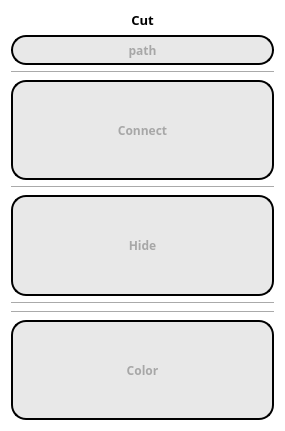
<?xml version="1.0" encoding="UTF-8"?>
<ui version="4.0">
 <class>CutForm</class>
 <widget class="QWidget" name="CutForm">
  <property name="geometry">
   <rect>
    <x>0</x>
    <y>0</y>
    <width>285</width>
    <height>431</height>
   </rect>
  </property>
  <property name="sizePolicy">
   <sizepolicy hsizetype="Preferred" vsizetype="Preferred">
    <horstretch>0</horstretch>
    <verstretch>0</verstretch>
   </sizepolicy>
  </property>
  <property name="windowTitle">
   <string>Form</string>
  </property>
  <property name="styleSheet">
   <string notr="true">background-color: rgb(255, 255, 255);</string>
  </property>
  <layout class="QGridLayout" name="gridLayout">
   <item row="0" column="0">
    <layout class="QVBoxLayout" name="verticalLayout_2" stretch="0,1">
     <item>
      <widget class="QLabel" name="label_3">
       <property name="font">
        <font>
         <family>Arial Black</family>
         <pointsize>10</pointsize>
         <weight>75</weight>
         <bold>true</bold>
        </font>
       </property>
       <property name="layoutDirection">
        <enum>Qt::LeftToRight</enum>
       </property>
       <property name="text">
        <string>Cut</string>
       </property>
       <property name="textFormat">
        <enum>Qt::AutoText</enum>
       </property>
       <property name="alignment">
        <set>Qt::AlignCenter</set>
       </property>
      </widget>
     </item>
     <item>
      <layout class="QVBoxLayout" name="verticalLayout">
       <item>
        <widget class="QToolButton" name="pathToolButton">
         <property name="sizePolicy">
          <sizepolicy hsizetype="Minimum" vsizetype="Fixed">
           <horstretch>0</horstretch>
           <verstretch>0</verstretch>
          </sizepolicy>
         </property>
         <property name="minimumSize">
          <size>
           <width>30</width>
           <height>30</height>
          </size>
         </property>
         <property name="font">
          <font>
           <family>Arial Black</family>
           <weight>75</weight>
           <bold>true</bold>
          </font>
         </property>
         <property name="styleSheet">
          <string notr="true">QToolButton
{
     background-color:rgb(232, 232, 232);
    color: #a7a7a7;
    border-radius: 15px;
	border: 2px solid rgb(0, 0, 0)
}

QToolButton:pressed
{
            color: rgb(12, 12, 255);
             border-radius: 15px;
                outline: 0;
                    background: 0 0;
                    border: 1px solid #000;
                    font-size: 16px;
                    line-height: 1.5;
                    padding: 12px 16px;
                    text-decoration: none;
                    white-space: nowrap;              
                
}
</string>
         </property>
         <property name="text">
          <string>path</string>
         </property>
         <property name="icon">
          <iconset>
           <normaloff>../../Users/KOSA/Desktop/image/path.png</normaloff>../../Users/KOSA/Desktop/image/path.png</iconset>
         </property>
         <property name="iconSize">
          <size>
           <width>30</width>
           <height>30</height>
          </size>
         </property>
         <property name="checkable">
          <bool>true</bool>
         </property>
         <property name="checked">
          <bool>false</bool>
         </property>
         <property name="toolButtonStyle">
          <enum>Qt::ToolButtonTextUnderIcon</enum>
         </property>
        </widget>
       </item>
       <item>
        <widget class="Line" name="line">
         <property name="orientation">
          <enum>Qt::Horizontal</enum>
         </property>
        </widget>
       </item>
       <item>
        <widget class="QToolButton" name="connectToolButton">
         <property name="sizePolicy">
          <sizepolicy hsizetype="Minimum" vsizetype="Minimum">
           <horstretch>0</horstretch>
           <verstretch>0</verstretch>
          </sizepolicy>
         </property>
         <property name="minimumSize">
          <size>
           <width>30</width>
           <height>30</height>
          </size>
         </property>
         <property name="font">
          <font>
           <family>Arial Black</family>
           <weight>75</weight>
           <bold>true</bold>
          </font>
         </property>
         <property name="styleSheet">
          <string notr="true">QToolButton
{
     background-color:rgb(232, 232, 232);
    color: #a7a7a7;
    border-radius: 15px;
	border: 2px solid rgb(0, 0, 0);
}

QToolButton:pressed
{
            color: rgb(12, 12, 255);
             border-radius: 15px;
                outline: 0;
                    background: 0 0;
                    border: 1px solid #000;
                    font-size: 16px;
                    line-height: 1.5;
                    padding: 12px 16px;
                    text-decoration: none;
                    white-space: nowrap;              
                
}
</string>
         </property>
         <property name="text">
          <string>Connect</string>
         </property>
         <property name="icon">
          <iconset>
           <normaloff>../../Users/KOSA/Desktop/image/Connect.png</normaloff>../../Users/KOSA/Desktop/image/Connect.png</iconset>
         </property>
         <property name="iconSize">
          <size>
           <width>30</width>
           <height>30</height>
          </size>
         </property>
         <property name="toolButtonStyle">
          <enum>Qt::ToolButtonTextUnderIcon</enum>
         </property>
        </widget>
       </item>
       <item>
        <widget class="Line" name="line_2">
         <property name="orientation">
          <enum>Qt::Horizontal</enum>
         </property>
        </widget>
       </item>
       <item>
        <widget class="QToolButton" name="hideToolButton">
         <property name="sizePolicy">
          <sizepolicy hsizetype="Minimum" vsizetype="Minimum">
           <horstretch>0</horstretch>
           <verstretch>0</verstretch>
          </sizepolicy>
         </property>
         <property name="minimumSize">
          <size>
           <width>30</width>
           <height>30</height>
          </size>
         </property>
         <property name="font">
          <font>
           <family>Arial Black</family>
           <weight>75</weight>
           <bold>true</bold>
          </font>
         </property>
         <property name="styleSheet">
          <string notr="true">QToolButton
{
     background-color:rgb(232, 232, 232);
    color: #a7a7a7;
    border-radius: 15px;
	border: 2px solid rgb(0, 0, 0);
}

QToolButton:pressed
{
            color: rgb(12, 12, 255);
             border-radius: 15px;
                outline: 0;
                    background: 0 0;
                    border: 1px solid #000;
                    font-size: 16px;
                    line-height: 1.5;
                    padding: 12px 16px;
                    text-decoration: none;
                    white-space: nowrap;              
                
}
</string>
         </property>
         <property name="text">
          <string>Hide</string>
         </property>
         <property name="icon">
          <iconset>
           <normaloff>../../Users/KOSA/Desktop/image/Dot.png</normaloff>../../Users/KOSA/Desktop/image/Dot.png</iconset>
         </property>
         <property name="iconSize">
          <size>
           <width>30</width>
           <height>30</height>
          </size>
         </property>
         <property name="toolButtonStyle">
          <enum>Qt::ToolButtonTextUnderIcon</enum>
         </property>
        </widget>
       </item>
       <item>
        <widget class="Line" name="line_3">
         <property name="orientation">
          <enum>Qt::Horizontal</enum>
         </property>
        </widget>
       </item>
       <item>
        <widget class="Line" name="line_4">
         <property name="orientation">
          <enum>Qt::Horizontal</enum>
         </property>
        </widget>
       </item>
       <item>
        <widget class="QToolButton" name="colorToolButton">
         <property name="sizePolicy">
          <sizepolicy hsizetype="Minimum" vsizetype="Minimum">
           <horstretch>0</horstretch>
           <verstretch>0</verstretch>
          </sizepolicy>
         </property>
         <property name="minimumSize">
          <size>
           <width>30</width>
           <height>30</height>
          </size>
         </property>
         <property name="font">
          <font>
           <family>Arial Black</family>
           <weight>75</weight>
           <bold>true</bold>
          </font>
         </property>
         <property name="styleSheet">
          <string notr="true">QToolButton
{
     background-color:rgb(232, 232, 232);
    color: #a7a7a7;
    border-radius: 15px;
	border: 2px solid rgb(0, 0, 0);
}

QToolButton:pressed
{
            color: rgb(12, 12, 255);
             border-radius: 15px;
                outline: 0;
                    background: 0 0;
                    border: 1px solid #000;
                    font-size: 16px;
                    line-height: 1.5;
                    padding: 12px 16px;
                    text-decoration: none;
                    white-space: nowrap;              
                
}
</string>
         </property>
         <property name="text">
          <string>Color</string>
         </property>
         <property name="icon">
          <iconset>
           <normaloff>../../Users/KOSA/Desktop/image/LightColor.png</normaloff>../../Users/KOSA/Desktop/image/LightColor.png</iconset>
         </property>
         <property name="iconSize">
          <size>
           <width>30</width>
           <height>30</height>
          </size>
         </property>
         <property name="toolButtonStyle">
          <enum>Qt::ToolButtonTextUnderIcon</enum>
         </property>
        </widget>
       </item>
      </layout>
     </item>
    </layout>
   </item>
  </layout>
 </widget>
 <resources/>
 <connections/>
</ui>
